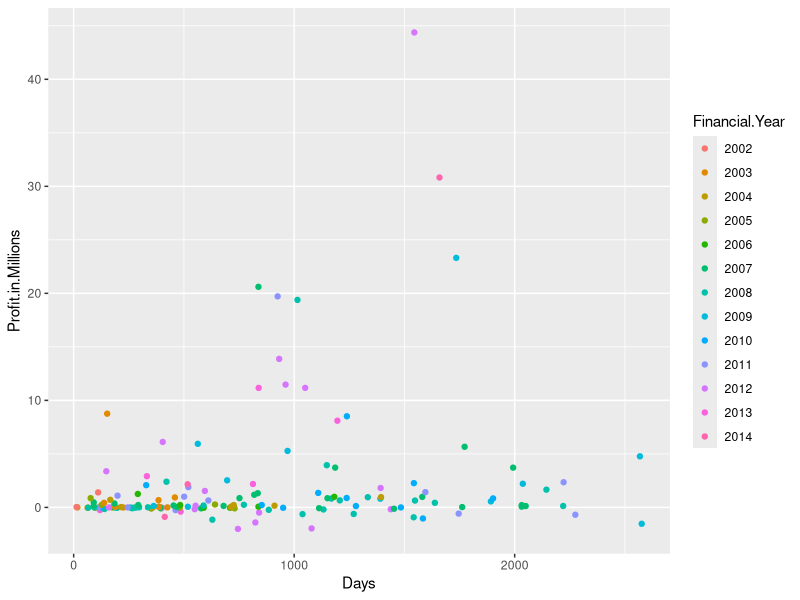
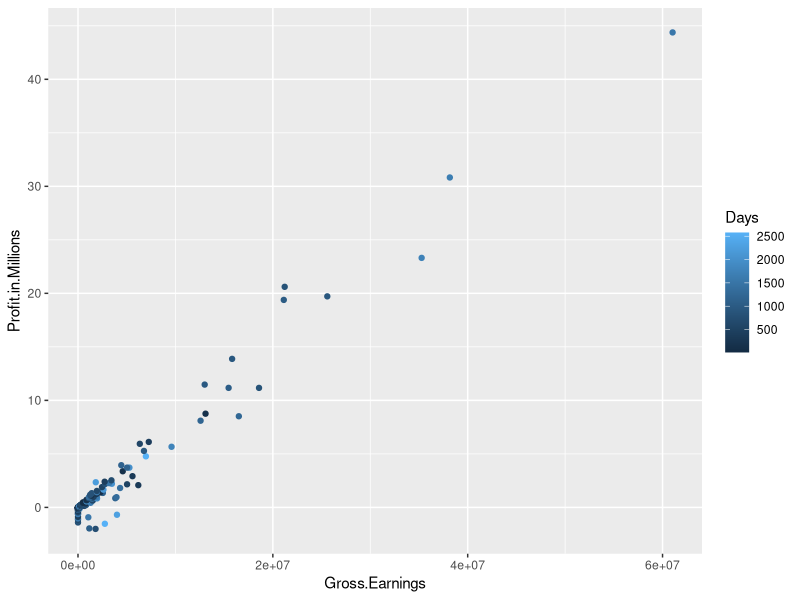
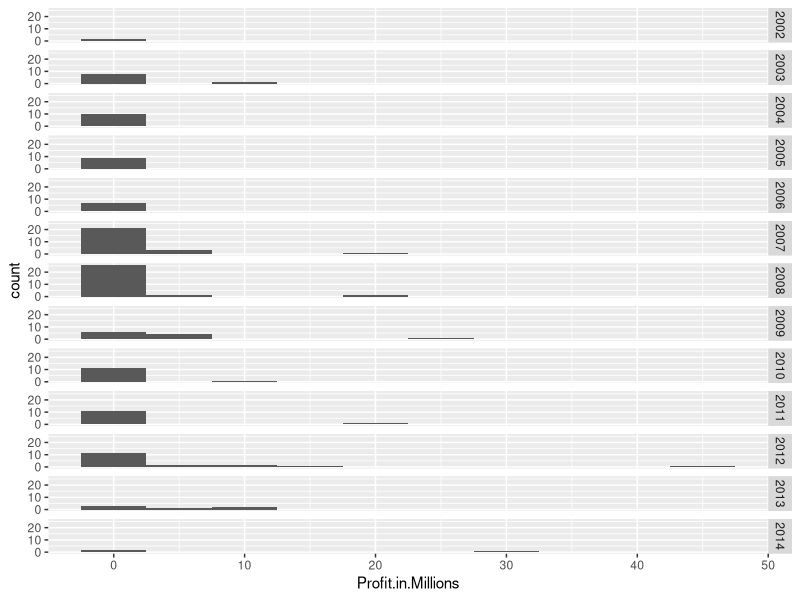
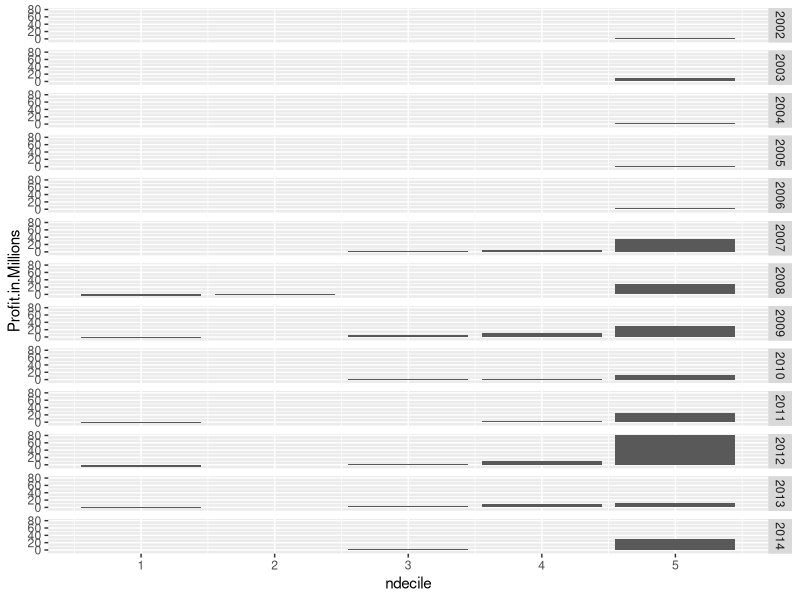

These charts were generated, in order, by the following R code:
## ---- chunk 1
options(stringsAsFactors=F)
#require(plyr)
df=read.csv("20140805_Raw_Data.csv",stringsAsFactors=F)
df$Profit.in.Millions=df$Profit/1e6

df=(df[order(df$Profit.in.Millions),])
df$Opening.Date=as.Date(df$Opening.Date,"%d-%b-%y")
df$Withdrawl.Date=as.Date(df$Withdrawl.Date,"%d-%b-%y")
df$Financial.Year=factor(df$Financial.Year,levels=sort(unique(df$Financial.Year)))
#qq=quantile(log(abs(df$Profit.in.Millions)),seq(0,1,0.2),names=T,type=7)
#df$decile=with(df,cut(log(abs(Profit.in.Millions)), breaks = qq,labels=names(qq)[1:(length(qq)-1)] ,include.lowest = T))
#epm=tapply(df$Profit.in.Millions,df$Financial.Year,ecdf)
qf<-function(vec){quantile(((vec)),seq(0,1,0.2),names=T,type=7)}
dec=tapply(df$Profit.in.Millions,df$Financial.Year,qf)
df$ndecile=NA
for (l in 1:length(dec)){
  qq=dec[[l]]
  labs=names(dec[[l]])[1:(length(qq)-1)]
  yr=names(dec)[l]
  
  tdf=cut(((df$Profit.in.Millions)), breaks = qq,labels=labs ,include.lowest = T)
  df$ndecile[df$Financial.Year==yr]=tdf[df$Financial.Year==yr]
}
df$ndecile=as.numeric(df$ndecile)
df$decile=as.character(as.numeric(df$ndecile)*20)
#df$ndecile=as.numeric(sub("%","",df$decile))/100
# no df$decile[negs]=paste0("-",df$decile[negs])
# No df$ndecile[negs]=(-1*df$ndecile[negs])
#qq=quantile(log(-1*df$Profit.in.Millions[negs]),seq(0,1,0.1),names=T,type=7)
#df$decile[negs]=with(df,cut(log(-1*Profit.in.Millions[negs]), breaks = qq,labels=paste0("-",names(qq)[2:11]), include.lowest = T))
str(df)
## ---- chunk 2
require(ggplot2)
require(scales)
gscat=ggplot(df,aes(x=Days,y=Profit.in.Millions,color=Financial.Year))+geom_point()
print(gscat)
gscat=ggplot(df,aes(x=Gross.Earnings,y=Profit.in.Millions,color=Days))+geom_point()
print(gscat)
## ---- chunk 3
ghist=ggplot(df,aes(x=Profit.in.Millions)) + geom_histogram(binwidth=5)+facet_grid(Financial.Year~.)
print(ghist)
## ---- chunk 4
df2=(df[order(df$Financial.Year,df$Profit.in.Millions),])
negs=(df2$Profit.in.Millions<=0)
require(scales)
reds=sprintf("%02x",ceiling(rescale(df2$ndecile[negs],to=c(0,255))))
grey=sprintf("%02x",floor(rev(rescale(log(df2$ndecile[!negs]),to=c(0,255)))))
df2$hr=""
df2$hg=""
df2$hb=""
df2$hr[negs]="FF"
df2$hg[negs]=reds
df2$hb[negs]=reds
df2$hr[!negs]=grey
df2$hg[!negs]="FF"
df2$hb[!negs]=grey
df2$colorramp=with(df2,toupper(paste0("#",hr,hg,hb)))
df2$y=0
df2$y[negs]=df2$Profit
df2$yend=df2$Profit
df2$yend[negs]=0
df2$xend=df2$Profit.in.Millions
df2$x=min(df2$Profit.in.Millions)-0.5
df2$x[2:nrow(df2)]=df2$xend[1:(nrow(df2)-1)]+0.5
str(df2)

gspiffy=ggplot(df2,aes(x=ndecile,y=Profit.in.Millions))+geom_bar(stat="identity")+facet_grid(Financial.Year~.)
#gspiffy=ggplot(df2,aes(x=Profit.in.Millions,y=Profit))+geom_rect(xmin=df2$x,xmax=df2$xend,ymin=df2$y,ymax=df2$yend,fill=df2$colorramp)+facet_grid(Financial.Year~.)
print(gspiffy)
